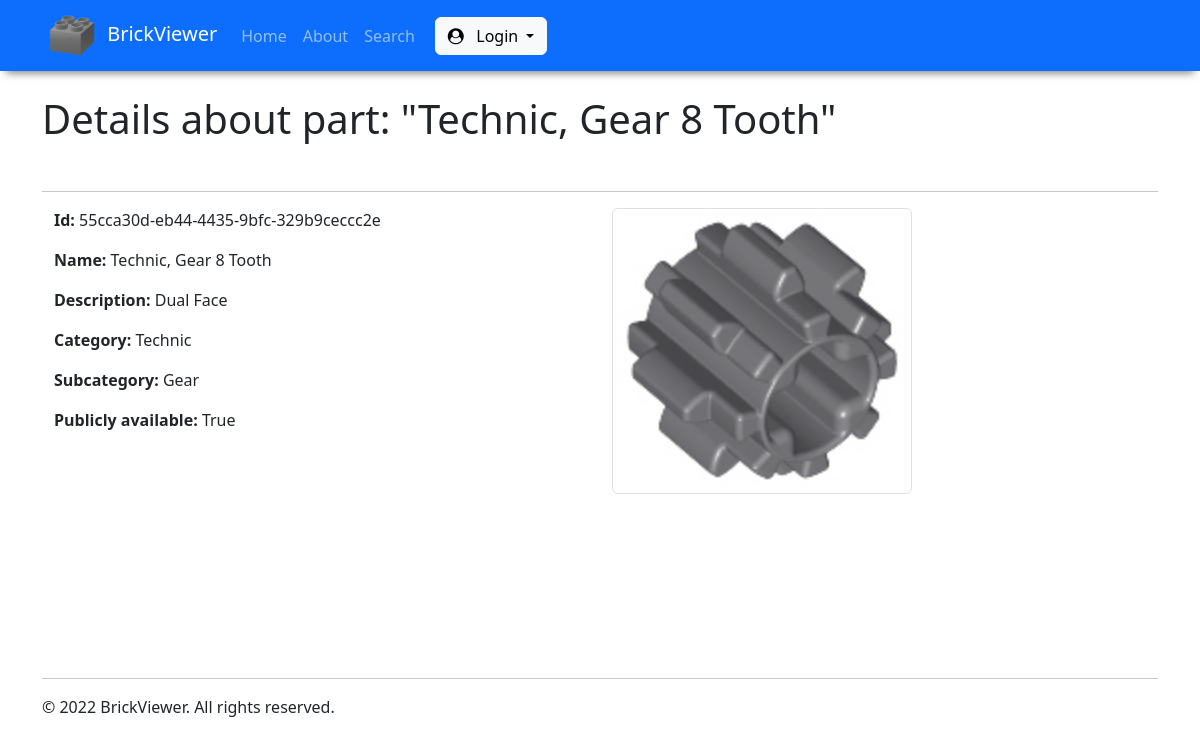
/catalog/lego_parts/55cca30deb4444359bfc329b9ceccc2e/, run on the app's committed database.
### catalog/models.py (models this page shows, shortened)
class LegoPart(models.Model):
    id = models.UUIDField(primary_key = True, default = uuid.uuid4)
    name = models.CharField(max_length = 50, help_text = "Type part name")
    description = models.TextField(max_length = 1000, help_text = "Type part description (up to 1000 characters)", blank = True)
    image = models.ImageField(blank = True, upload_to = 'images/')
    category = models.ForeignKey(Category, on_delete = models.PROTECT, null = True)
    subcategory = models.ForeignKey(Subcategory, on_delete = models.PROTECT, null = True)
    public_access = models.BooleanField(default = False)

class Category(models.Model):
    id = models.CharField(primary_key = True, max_length = 50, default = uuid.uuid4, editable = False)
    name = models.CharField(unique = True, max_length = 50, help_text = "Select category", choices = CATEGORY_CHOICES)
    class Meta:
        verbose_name_plural = 'categories'
    def __str__(self):
        return self.name

class Subcategory(models.Model):
    BRICK_SUBCATEGORY_CHOICES = [('Decorated', 'Decorated'), ('Modified', 'Modified'), ('Promotional', 'Promotional'), ('Round', 'Round')]
    TECHNIC_SUBCATEGORY_CHOICES = [('Axle', 'Axle'), ('Brick', 'Brick'), ('Connector', 'Connector'), ('Disk', 'Disk'), ('Gear', 'Gear')]
    ELECTRIC_SUBCATEGORY_CHOICES = [('Battery box', 'Battery box'), ('Programmable', 'Programmable'), ('Lights', 'Lights'), ('Motor', 'Motor'), ('Wire', 'Wire')]
    id = models.CharField(primary_key = True, max_length = 50, default = uuid.uuid4, editable = False) # populate once the category has been chosen
    name = models.CharField(unique = True, max_length = 50, help_text = "Select subcategory", choices = BRICK_SUBCATEGORY_CHOICES + TECHNIC_SUBCATEGORY_CHOICES + ELECTRIC_SUBCATEGORY_CHOICES)
    category = models.ForeignKey(Category, on_delete = models.PROTECT, null = True)
    class Meta:
        verbose_name_plural = 'subcategories'
    def __str__(self):
        return self.name

### catalog/views.py (the view)
# urls.py: path('lego_parts/<pk>/', views.LegoPartDetailView.as_view(), name = 'legopart-detail'),
class LegoPartDetailView(generic.DetailView):
    model = LegoPart

### catalog/templates/catalog/legopart_detail.html (shortened to what this page needs)
{% extends 'base.html' %}
{% block content %}
    <h1>
        Details about part: "{{ legopart.name }}"
    </h1>
    <br>
    <hr>
    <div class="container">
        <div class="row">
            <div class="col">
                <p>
                    <strong>Id:</strong>
                    {{ legopart.id }}
                </p>
                <p>
                    <strong>Name:</strong>
                    {{ legopart.name }}
                </p>
                <p>
                    <strong>Description:</strong>
                    {{ legopart.description }}
                </p>
                <p>
                    <strong>Category:</strong>
                    {{ legopart.category }}
                </p>
                <p>
                    <strong>Subcategory:</strong>
                    {{ legopart.subcategory }}
                </p>
                <p>
                    <strong>Publicly available:</strong>
                    {{ legopart.public_access }}
                </p>
            </div>
            <div class="col">
                <img src="{{ legopart.image.url }}" alt="IMAGE_ERROR" class="img-thumbnail" width="300" height="auto">
            </div>
        </div>
    </div>
{% endblock %}

### data on the page
LegoPart: name "Technic, Gear 8 Tooth", id "55cca30d-eb44-4435-9bfc-329b9ceccc2e", description "Dual Face", category "Technic", subcategory "Gear", public_access "True", image (picture)
